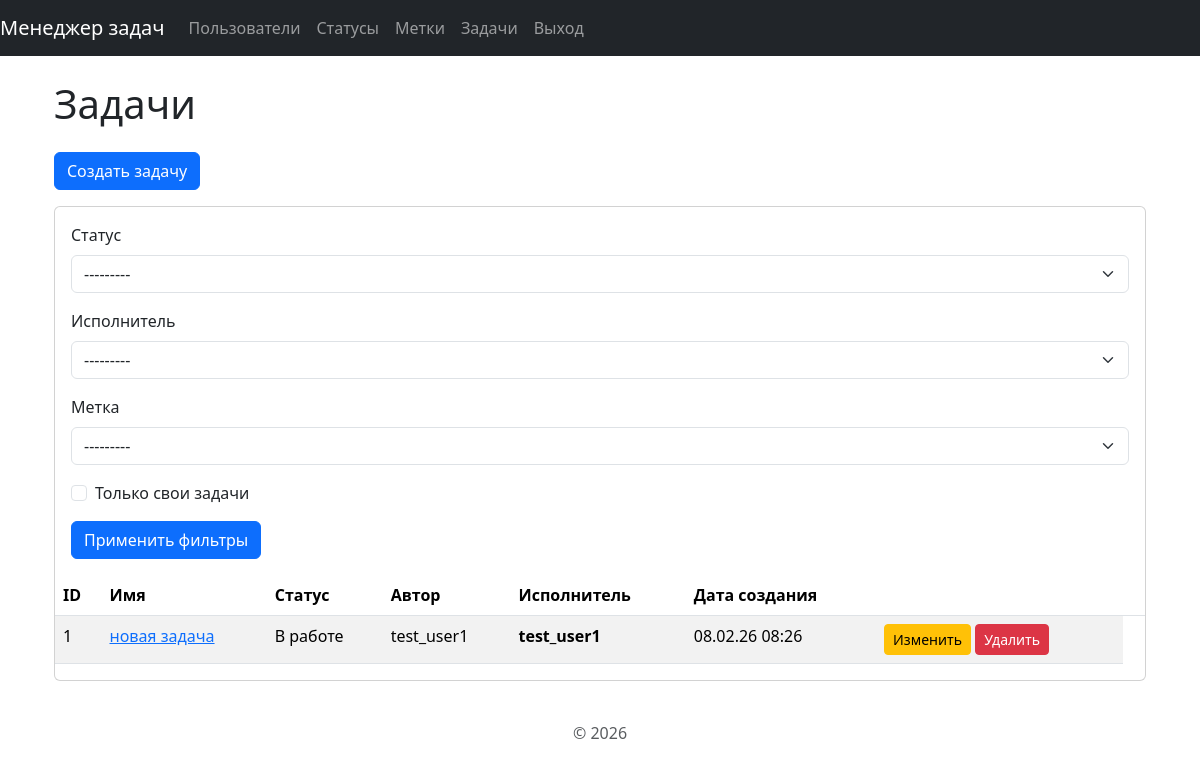
Page /tasks/ (signed in) on the earlier database version.
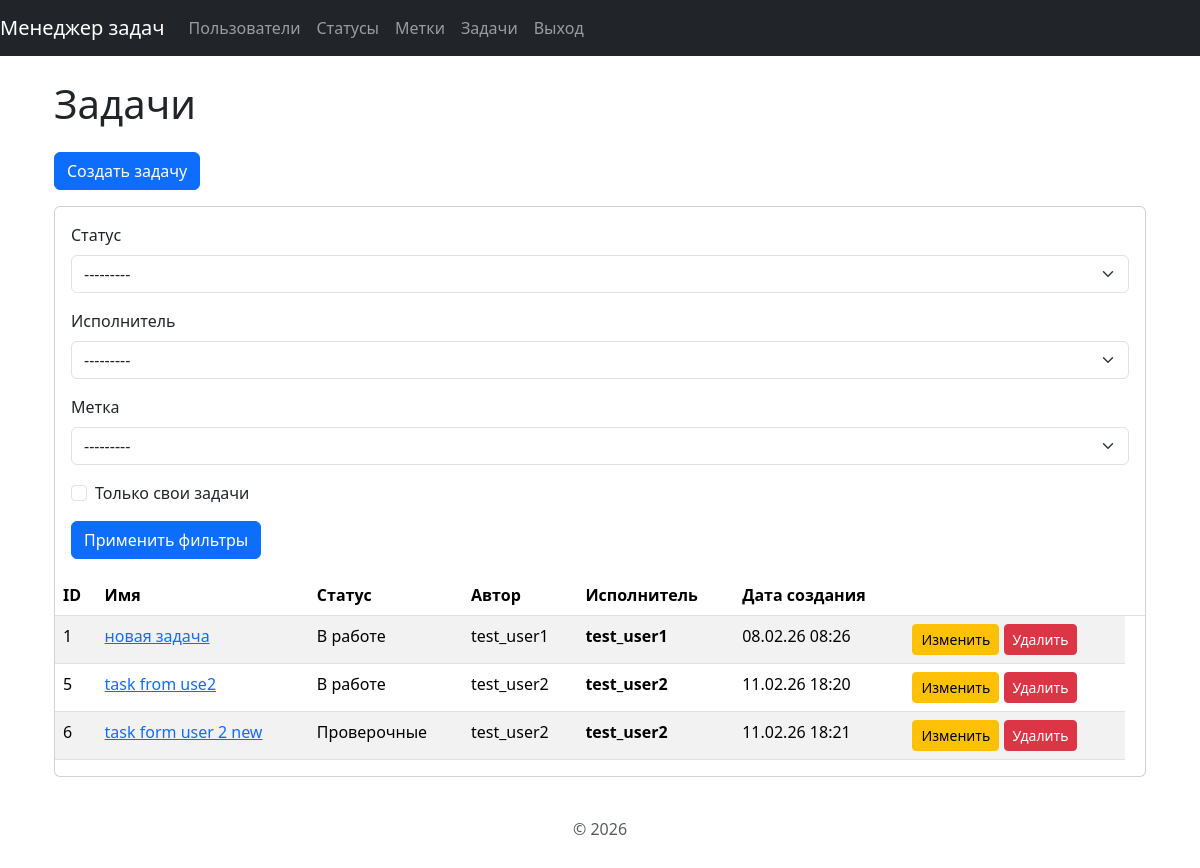
Same page on the later database version.
### task_manager/tasks/models.py (models this page shows, shortened)
class Task(models.Model):
    name = models.CharField(max_length=150, verbose_name='Имя')
    description = models.TextField(verbose_name="Описание")
    status = models.ForeignKey(
        Status,
        on_delete=models.PROTECT,
        verbose_name='Статус'
    )
    author = models.ForeignKey(
        User,
        on_delete=models.PROTECT,
        related_name='authored_task',
        verbose_name='Автор'
    )
    executor = models.ForeignKey(
        User,
        on_delete=models.SET_NULL,
        related_name='assigned_tasks',
        null=True,
        verbose_name='Испольнитель'
    )
    created_at = models.DateTimeField(auto_now_add=True)
    labels = models.ManyToManyField('labels.Label',
                                    verbose_name=gettext_lazy('Метки'))

### task_manager/statuses/models.py (models this page shows)
class Status(models.Model):
    name = models.CharField(max_length=100, unique=True, verbose_name="Имя")
    created_at = models.DateTimeField(auto_now_add=True)
    def __str__(self):
        return self.name

### task_manager/tasks/views.py (the view)
# urls.py: path('', TaskListView.as_view(), name='list'),
class TaskListView(LoginRequiredMixin, ListView):
    model = Task
    template_name = 'base/list.html'
    context_object_name = 'tasks'
    def get_queryset(self):
        query_set = super().get_queryset()
        status = self.request.GET.get('status')
        executor = self.request.GET.get('executor')
        label = self.request.GET.get('label')
        my_task = self.request.GET.get('my_task')
        if status:
            query_set = query_set.filter(status_id=status)
        if executor:
            query_set = query_set.filter(executor_id=executor)
        if label:
            query_set = query_set.filter(labels__id=label).distinct()
        if my_task:
            query_set = query_set.filter(author=self.request.user)
        return query_set
    def get_context_data(self, **kwargs):
        context = super().get_context_data(**kwargs)
        filter_form = TaskFilterForm(self.request.GET or None)
        context.update({
            'title': 'Задачи',
            'create_url': 'tasks:create',
            'create_button': 'Создать задачу',
            'table_headers': ['ID','Имя','Статус','Автор','Исполнитель','Дата создания',''],
            'list_title': 'Задачи',
            'row_template': 'tasks/table_row.html',
            'filter_form': filter_form,
            'has_filter': bool(self.request.GET),
            })
        return context

### task_manager/tasks/forms.py
class TaskFilterForm(forms.Form):
    status = forms.ModelChoiceField(
        queryset=Status.objects.all(),
        required=False,
        empty_label='---------',
        label="Статус"
    )
    executor = forms.ModelChoiceField(
        queryset=User.objects.all(),
        required=False,
        empty_label='---------',
        label="Исполнитель"
    )
    label = forms.ModelChoiceField(
        queryset=Label.objects.all(),
        required=False,
        empty_label='---------',
        label="Метка"
    )
    my_task = forms.BooleanField(
        label="Только свои задачи",
        required=False
    )

### task_manager/labels/models.py (called while the page is built)
    def __str__(self):
        return self.name

### task_manager/templates/base/list.html (shortened to what this page needs)
{% extends 'base.html' %}
{% load django_bootstrap5 %}
{% block content %}
<div class="container mt-4">
    <h1 class="mb-4">{{ list_title }}</h1>
    {% if create_url and create_button %}
        <a href="{% url create_url %}" class="btn btn-primary mb-3">
             {{ create_button }}
        </a>
    {% endif %}
    {% if filter_form %}
    <div class="card mb-4">
        <div class="card-body">
            <form method="get" class="g-3">
                {% bootstrap_form filter_form %}
                <div class="col-12">
                    <div class="d-flex gap-2">
                        <button type="submit" class="btn btn-primary">
                             Применить фильтры
                        </button>
                    </div>
            </form>
        </div>
    </div>
    {% endif %}
    <table class="table table-striped table-hover">
        <thead>
            <tr>
                {% for header in table_headers %}
                    <th>{{ header }}</th>
                {% endfor %}
                <th></th>
            </tr>
        </thead>
        <tbody>
            {% block table_rows %}
                {% include row_template %}
            {% endblock %}
        </tbody>
    </table>
</div>
{% endblock %}

### task_manager/templates/base.html (shortened to what this page needs)
{% load django_bootstrap5 %}
<!DOCTYPE html>
<html lang="en">
<head>
    {% bootstrap_css %}
</head>
<header>
    <nav class="navbar navbar-expand-lg navbar-dark bg-dark">
      <a class="navbar-brand" href="{% url 'index' %}">Менеджер задач</a>
      <div class="collapse navbar-collapse" id="navbarsExample05">
        <ul class="navbar-nav mr-auto">
          <li class="nav-item">
            <a class="nav-link" href="{% url 'users:list' %}">Пользователи</a>
          </li>
        </ul>
        <ul class="navbar-nav mr-auto">
          {% if user.is_authenticated %}
           <li class="nav-item">
            <a class="nav-link" href="{% url 'statuses:list' %}">Статусы</a>
           </li>
           <li class="nav-item">
            <a class="nav-link" href="{% url 'labels:list' %}">Метки</a>
           </li>
           <li class="nav-item">
            <a class="nav-link" href="{% url 'tasks:list' %}">Задачи</a>
           </li>
           <li>
            <form method="post" action="{% url 'logout' %}">
              <input class="btn nav-link" type="submit" value="Выход">
            </form>
           </li>
          {% endif %}
        </ul>
      </div>
    </nav>
</header>
<body>
    <div class="container">
        {% block content %}{% endblock %}
    </div>
    <div class="container">
        <footer class="py-3 my-4">
            <p class="text-center text-muted">© 2026 </p>
        </footer>
    </div>
</body>
</html>

### task_manager/templates/tasks/table_row.html (shortened to what this page needs)
{% for task in tasks %}
    <tr>
        <td>{{ task.id }}</td>
        <td><a href="{% url 'tasks:detail_view' task.id %}"> {{ task.name }} </a></td>
        <td>{{ task.status.name }}</td>
        <td>{{ task.author.username }}</td>
        <th>{{ task.executor.username|default:"Не назначен" }}</th>
        <td>{{ task.created_at|date:"d.m.y H:i" }}</td>
        <td>
            <a href="{% url 'tasks:update' task.id %}" class="btn btn-sm btn-warning">
             Изменить
        </a>
        <a href="{% url 'tasks:delete' task.id %}" class="btn btn-sm btn-danger">
             Удалить
        </a>
        </td>
    </tr>
{% endfor %}

Differences in the rows shown:
added Task: id "5", name "task from use2", status.name "В работе", author.username "test_user2", executor.username "test_user2", created_at "11.02.26 18:20"
added Task: id "6", name "task form user 2 new", status.name "Проверочные", author.username "test_user2", executor.username "test_user2", created_at "11.02.26 18:21"
